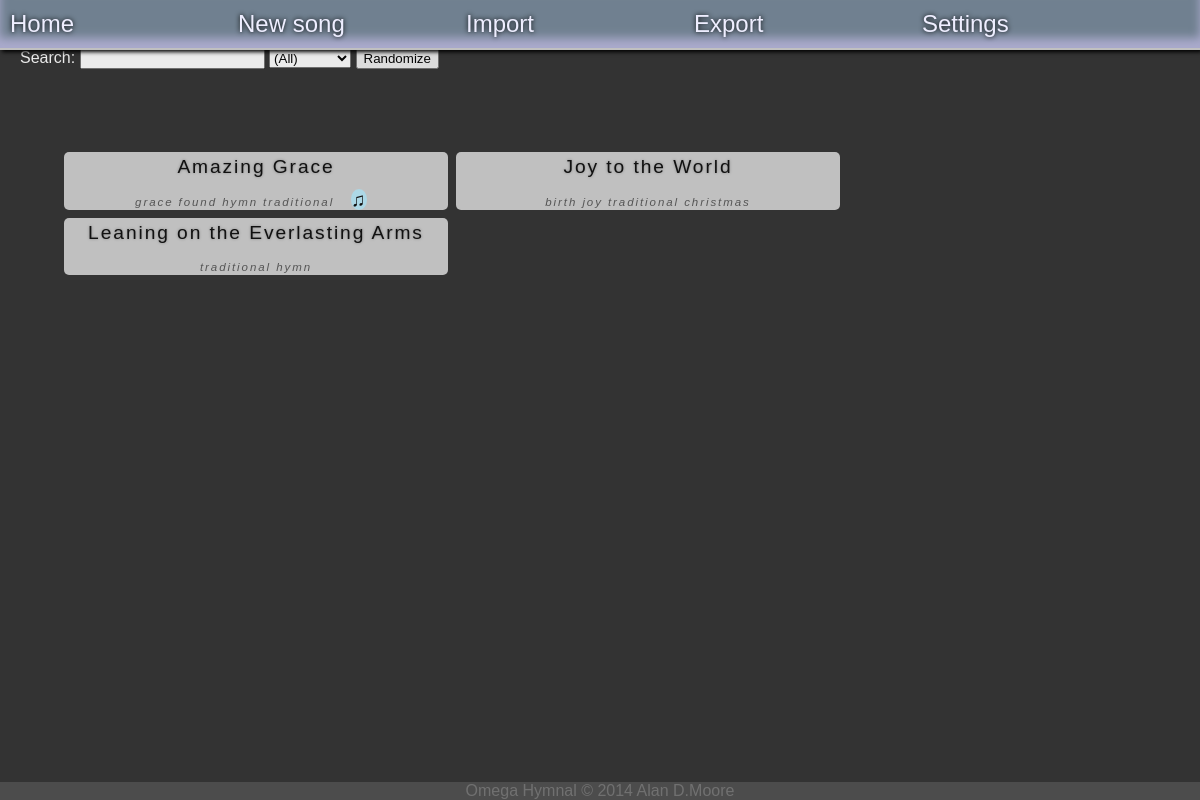
Before: / with the older database file.
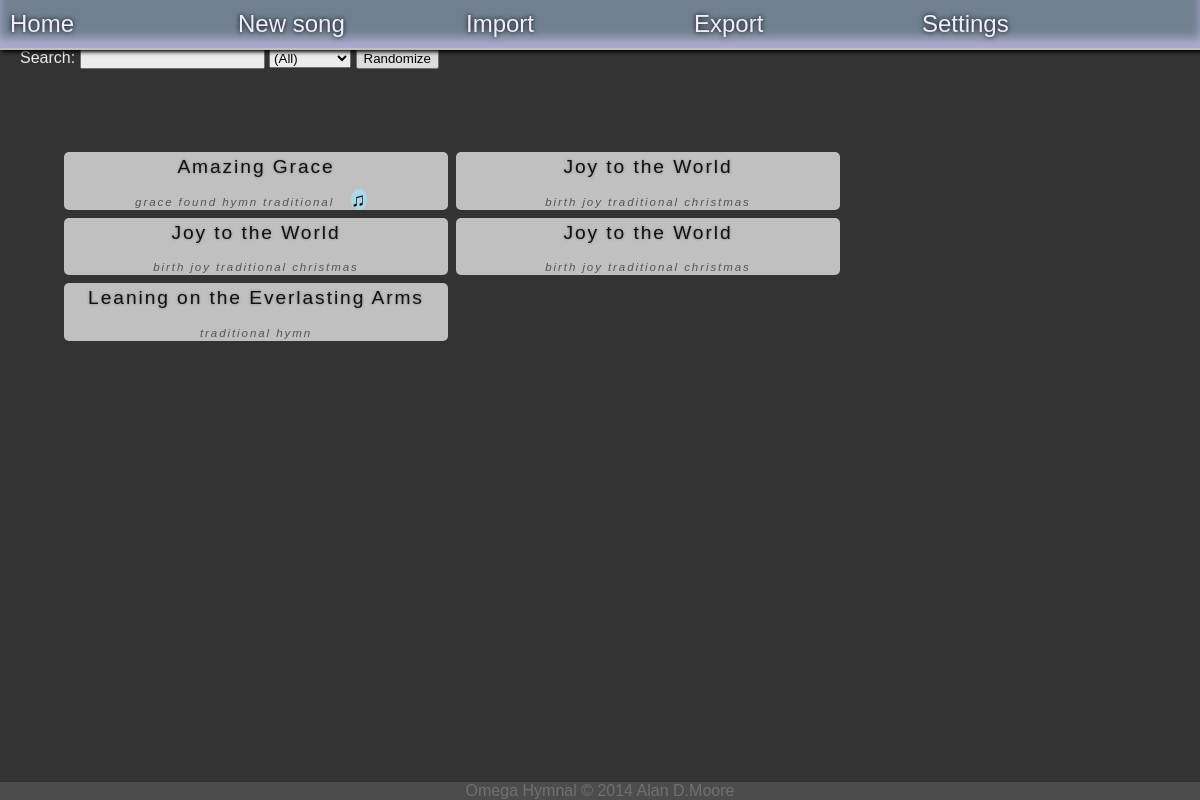
After: the same page with the newer database file.
### tables this page shows
CREATE TABLE pages (
       song_id	    INTEGER REFERENCES songs(id)
       ,page_number INT
       ,lyrics	    TEXT
       ,CONSTRAINT pages_pk PRIMARY KEY (song_id, page_number)
);

CREATE TABLE songs (
       id    	   INTEGER PRIMARY KEY AUTOINCREMENT
       ,name 	   TEXT NOT NULL
       ,authors	   TEXT
       ,category   TEXT
       ,keywords   TEXT
);

### omegahymnal.py (the view)
@app.route("/")
def index():
    songs = g.db.get_songlist()
    return render_template("main.jinja2", songs=songs, **g.std_args)

### includes/database.py (called while the page is built)
    def cx(self):
        if not self.cx_obj:
            self.cx_obj = sqlite3.connect(self.dbfile)
            self.cx_obj.row_factory = sqlite3.Row
        return self.cx_obj

    def cu(self):
        if not self.cu_obj:
            self.cu_obj = self.cx().cursor()
        return self.cu_obj

    def query(self, query, data=None, return_results=True):
        if data is None:
            self.cu().execute(query)
        else:
            self.cu().execute(query, data)
        if return_results:
            results =  self.cu().fetchall()
            return [dict(x) for x in results]
        else:
            self.cx().commit()
            return None

    def get_songlist(self, *args, **kwargs):
        songs = self.query("SELECT * FROM song_list_v ORDER BY name")
        return songs

    def get_categories(self, *args, **kwargs):
        term = kwargs.get("term", [''])[0] + '%'
        categories = self.query("SELECT DISTINCT category FROM songs WHERE category like ? ORDER BY category", (term,))
        categories = [x["category"] for x in categories]
        return categories

    def get_settings(self):
        settings = self.query("SELECT * FROM settings ORDER BY setting_name")
        settings = dict([(x["setting_name"], x["setting_value"]) for x in settings])
        return settings

### omegahymnal.py (called while the page is built)
@app.before_request
def before_request():
    g.db = Database(app.config.get("DATABASE_FILE"))
    settings = g.db.get_settings()
    categories = g.db.get_categories()
    g.std_args = {"settings" : settings, "categories" : categories}

### templates/main.jinja2 (shortened to what this page needs)
{% extends "base.jinja2" %}
{% block body %}
{% include "navigation.jinja2" %}
<div id="content">
<div id="filter_controls">
<label for='search'>Search: </label><input id='search' />
<select id='category_select'>
<option value=''>(All)</option>
</select>
<button id='randomize_list'>Randomize</button>
</div>
<ul id="songlist">
  {% for song in songs: %}
<li
   class='songlink'
   title = "{{song.get("first_page")}}"
   data-song_id={{song.get("id")}}
   data-category="{{song.get("category")}}"
   data-href="{{url_for("song", id=song.get("id"))}}"
>
  <span class="song_title">{{song.get("name")}}</span>
  <span class="keywords">{{song.get("keywords")}}</span>
  {% if song.get("has_chords") == 1: %}
    <span class=chord_icon>&#x266B;</span>
{% endif %}
</li>
{% endfor %}
</ul>
</div>
{% endblock %}

### templates/base.jinja2 (shortened to what this page needs)
<!DOCTYPE html>
<html>
  <head>
    <link rel='stylesheet' type='text/css' href='{{url_for("static", filename="css/style.css")}}' />
    <link rel='stylesheet' type='text/css' href='{{url_for("static", filename="css/jquery-ui.css")}}' />
    </head>
<body>
  {% block body %}
  {% endblock %}
{% block footer %}
<div id="footer">
Omega Hymnal &copy; 2014 Alan D.Moore
</div>
{% endblock %}
</body>
</html>

### templates/navigation.jinja2
<nav>
<ul>
{% for description, url, id in [
  ("Home", url_for("index"), "link_home"),
  ("New song", "#", "new_song"),
  ("Import", "#", "link_import"),
  ("Export", "#", "link_export"),
  ("Settings", "#", "link_settings")
  ]%}
<li id="{{id}}">
{% if url: %}
<a href="{{url}}">
{{description}}
</a>
{% else: %}
{{description}}
{% endif %}
</li>
{% endfor %}
</ul>
</nav>

### static/css/style.css (style rules this page uses)
BODY { background-color: #333; color: white; font-size: 12pt; font-family: Tahoma, Arial, Sans; padding: 0px; margin: 0px; }
A { color: #EEF; text-decoration: none; }
NAV { background-color: slategray; color: #111; border-bottom: solid 2px silver; box-shadow: inset 0px -10px 10px #AAC, 2px 2px 4px black; height: 2em; margin-top: 0px; font-size: 1.5em; position: fixed; top: 0; left: 0; z-index:100; width: 100%; }
NAV UL { list-style: none; margin-top: 0px; padding: 10px; }
NAV UL LI { float: left; }
NAV A { text-shadow: 0px 0px 5px black; }
#content { padding: 20px; text-align: justify; }
#songlist { list-style: none; overflow: auto; width: 99%; position: relative; overflow: auto; height: auto; margin-top: 8em; }
#songlist LI { font-size: 1.2em; border-radius: 5px; background-color: silver; color: #111; text-align: center; vertical-align: middle; margin: 4px; padding: 0px; letter-spacing: .1em; float: left; width: 20em; height: 3em; overflow: hidden; }
#songlist LI .song_title { display:block; color: #111; text-shadow: 0px 0px 3px gray; height: 1.5em; padding: 4px; }
#filter_controls { position: fixed; top: 3em; background-color: #333; opacity: .9; z-index: 50; width: 100%; }
.keywords { font-size: .6em; color: #555; font-style: italic; z-index: 800; }
SPAN.chord_icon { background-color: lightblue; border-radius: 50%; margin: .5em; }
#footer { position: fixed; bottom: 0px; text-align: center; opacity: .3; width: 100%; background-color: #888; }

Changed rows visible on the page:
removed pages: get "Joy to the World", get "birth joy traditional christmas"
added songs: get "Joy to the World", get "birth joy traditional christmas"
added songs: get "Joy to the World", get "birth joy traditional christmas"
added songs: get "Joy to the World", get "birth joy traditional christmas"
